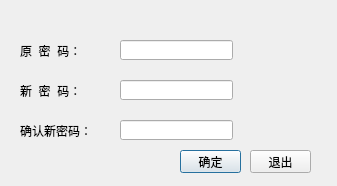
<?xml version="1.0" encoding="UTF-8"?>
<ui version="4.0">
 <class>alterPassword</class>
 <widget class="QDialog" name="alterPassword">
  <property name="geometry">
   <rect>
    <x>0</x>
    <y>0</y>
    <width>337</width>
    <height>186</height>
   </rect>
  </property>
  <property name="windowTitle">
   <string>Dialog</string>
  </property>
  <property name="styleSheet">
   <string notr="true">QDialog#alterPassword{
	background-image:url(img/alterPassword.jpg);
}</string>
  </property>
  <widget class="QLabel" name="label">
   <property name="geometry">
    <rect>
     <x>20</x>
     <y>40</y>
     <width>91</width>
     <height>21</height>
    </rect>
   </property>
   <property name="styleSheet">
    <string notr="true">font: 75 11pt &quot;黑体&quot;;</string>
   </property>
   <property name="text">
    <string>原  密  码：</string>
   </property>
  </widget>
  <widget class="QLabel" name="infosetpassword">
   <property name="geometry">
    <rect>
     <x>240</x>
     <y>40</y>
     <width>81</width>
     <height>21</height>
    </rect>
   </property>
   <property name="styleSheet">
    <string notr="true">font: 75 8pt &quot;黑体&quot;;
color:rgb(255,255,0)</string>
   </property>
   <property name="text">
    <string/>
   </property>
  </widget>
  <widget class="QPushButton" name="BtnConfirm">
   <property name="geometry">
    <rect>
     <x>180</x>
     <y>150</y>
     <width>61</width>
     <height>23</height>
    </rect>
   </property>
   <property name="text">
    <string>确定</string>
   </property>
  </widget>
  <widget class="QLabel" name="label_3">
   <property name="geometry">
    <rect>
     <x>20</x>
     <y>120</y>
     <width>91</width>
     <height>21</height>
    </rect>
   </property>
   <property name="styleSheet">
    <string notr="true">font: 75 11pt &quot;黑体&quot;;</string>
   </property>
   <property name="text">
    <string>确认新密码：</string>
   </property>
  </widget>
  <widget class="QLabel" name="errorNewPassword">
   <property name="geometry">
    <rect>
     <x>240</x>
     <y>80</y>
     <width>81</width>
     <height>21</height>
    </rect>
   </property>
   <property name="styleSheet">
    <string notr="true">font: 75 8pt &quot;黑体&quot;;
color:rgb(255,255,0)</string>
   </property>
   <property name="text">
    <string/>
   </property>
  </widget>
  <widget class="QLabel" name="label_2">
   <property name="geometry">
    <rect>
     <x>20</x>
     <y>80</y>
     <width>91</width>
     <height>21</height>
    </rect>
   </property>
   <property name="styleSheet">
    <string notr="true">font: 75 11pt &quot;黑体&quot;;</string>
   </property>
   <property name="text">
    <string>新  密  码：</string>
   </property>
  </widget>
  <widget class="QLineEdit" name="oldPassword">
   <property name="geometry">
    <rect>
     <x>120</x>
     <y>40</y>
     <width>113</width>
     <height>20</height>
    </rect>
   </property>
  </widget>
  <widget class="QLineEdit" name="newPassword">
   <property name="geometry">
    <rect>
     <x>120</x>
     <y>80</y>
     <width>113</width>
     <height>20</height>
    </rect>
   </property>
  </widget>
  <widget class="QLineEdit" name="confirmPassword">
   <property name="geometry">
    <rect>
     <x>120</x>
     <y>120</y>
     <width>113</width>
     <height>20</height>
    </rect>
   </property>
  </widget>
  <widget class="QPushButton" name="BtnCancel">
   <property name="geometry">
    <rect>
     <x>250</x>
     <y>150</y>
     <width>61</width>
     <height>23</height>
    </rect>
   </property>
   <property name="text">
    <string>退出</string>
   </property>
  </widget>
 </widget>
 <resources/>
 <connections/>
</ui>
